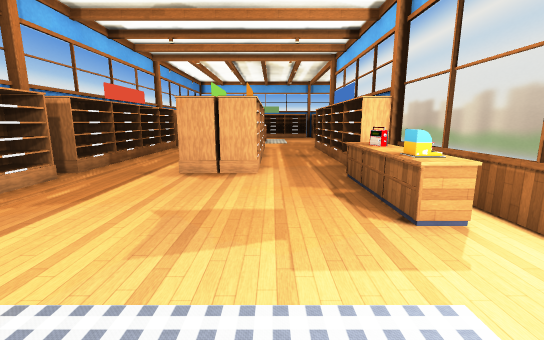
[1] (above)

12 first-person views from a walk through a 3-D level made in the Unity game engine. The camera is 1.4 m above the floor, tilts 10° down and sees 90° across. Doors are open. The floor is counted in squares, 1 m on a side. Each view is taken from the middle of a square. On the plan, view 1 faces up. The plan holds only what a view shows up to about 13 squares ahead; the rest is blank. The place goes on beyond the plan. The player character is not drawn. Some surface patterns are stand-ins.

[2]
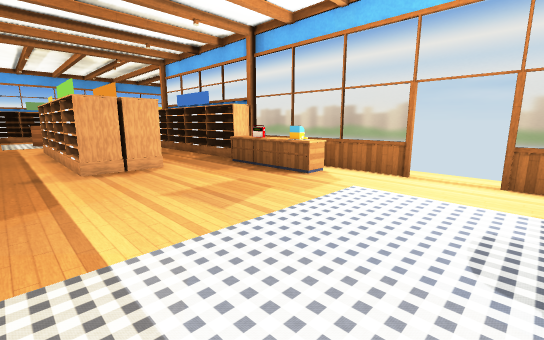

[3]
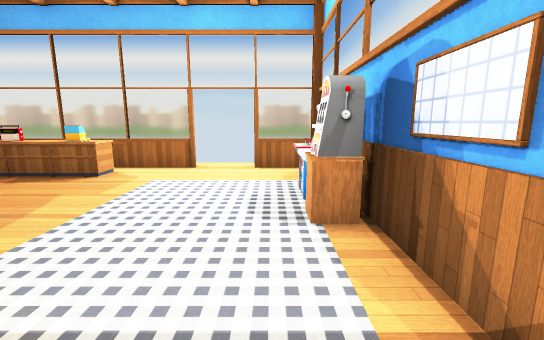

[4]
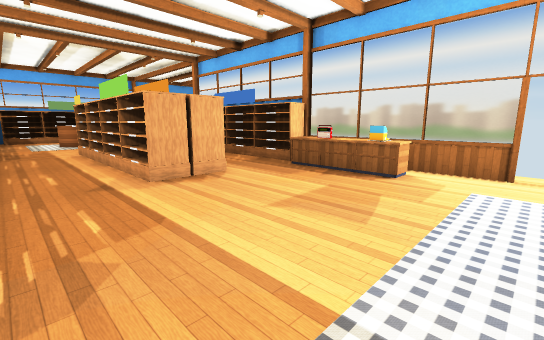

[5]
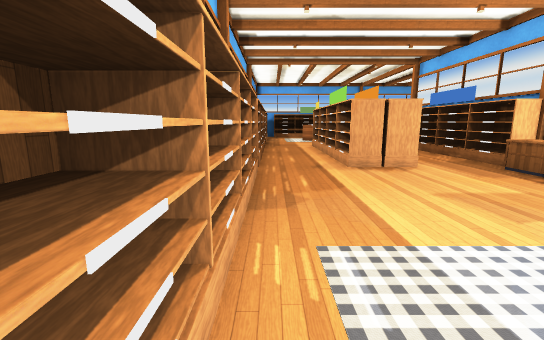

[6]
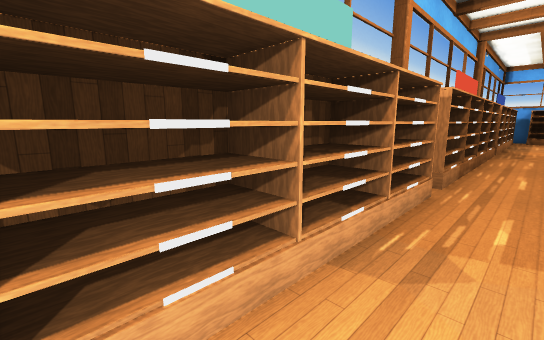

[7]
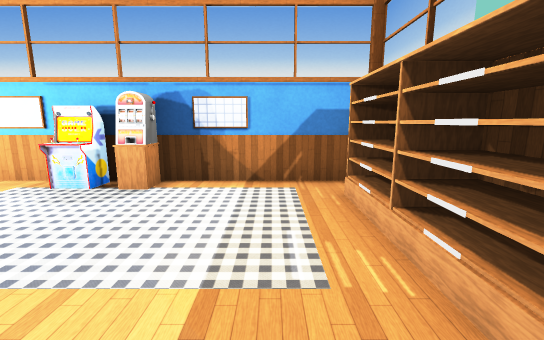

[8]
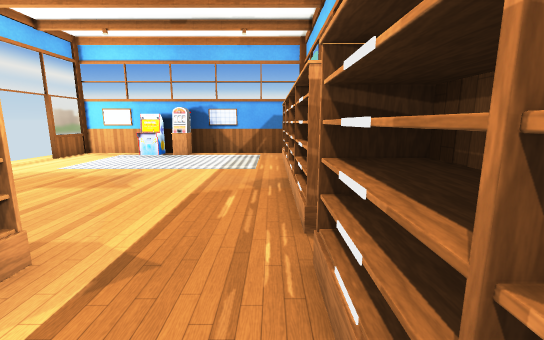

[9]
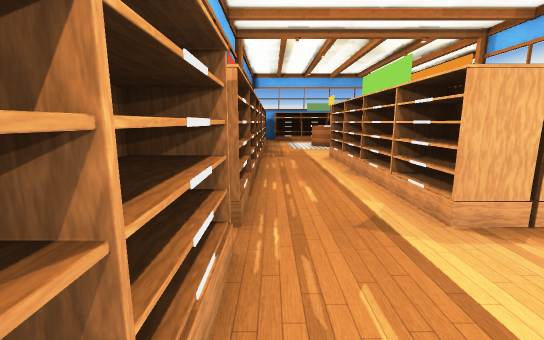

[10]
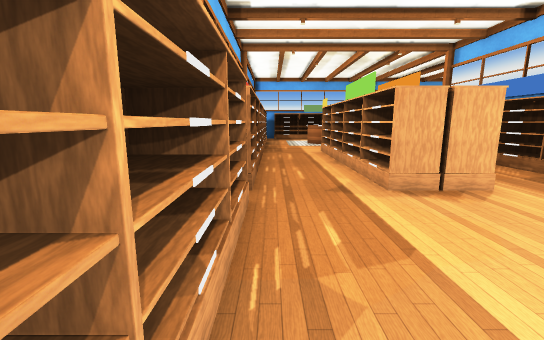

[11]
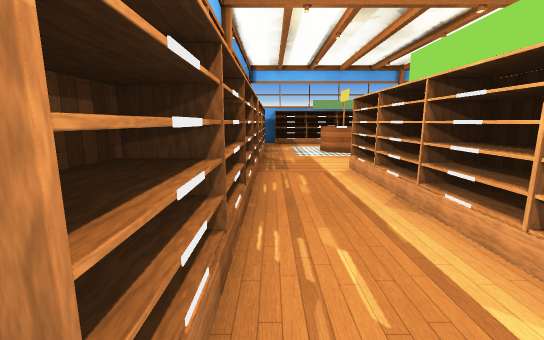

[12]
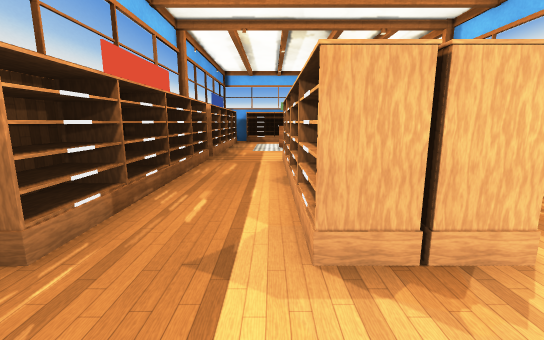

### Floor plan
Key: @ floor where view 1 was taken; # wall or solid block; . floor; D open door; ^ raised ledge; O other object.
Columns run from 6 left of view 1 to 4 right of it. Each row starts with its distance up from view 1.
 17  #
 16 ##...
 15 ##..#
 14 #...#
 13 #...# ...
 12 O...O ...
 11 O...O ...O
 10 #...##...#
  9 O...##...#
  8 O...##...#
  7 O.......^#
  6 #.......O#
  5 #.......^#
  4 #.......O#
  3 #........#
  2 #........#.
  1 #........DD
  0 #.....@..DD
 -1 #........#.
 -2 #####OOO##

Where each view was taken, in squares from view 1:
view 1: 0 up, 0 right, facing up
view 2: 1 down, 4 left, facing up-right
view 3: 1 down, 5 left, facing right
view 4: 1 up, 5 left, facing up-right
view 5: 1 down, 5 left, facing up
view 6: 1 up, 4 left, facing up-left
view 7: 4 up, 4 left, facing down
view 8: 10 up, 5 left, facing down
view 9: 4 up, 5 left, facing up
view 10: 2 up, 5 left, facing up
view 11: 7 up, 5 left, facing up
view 12: 5 up, 3 left, facing up
